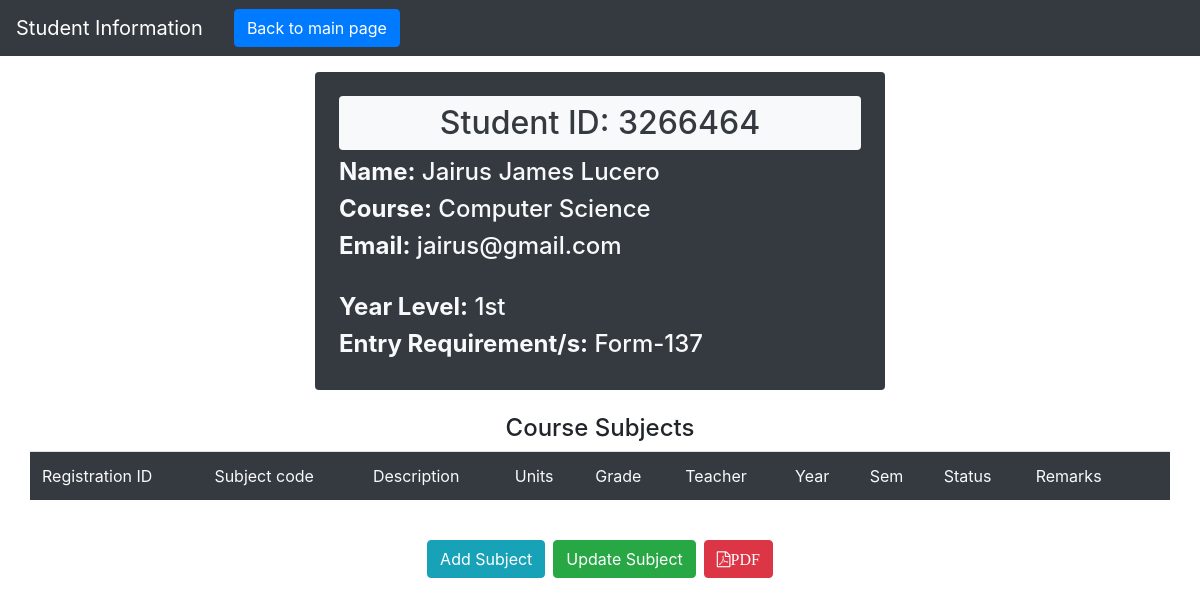
The app's page /pages/details_page.php?details=3266464 (signed in) with its own data.
### tables this page shows
CREATE TABLE `students` (
  `student_id` int(11) NOT NULL,
  `first_name` text NOT NULL,
  `last_name` text NOT NULL,
  `course` text NOT NULL,
  `email` varchar(200) NOT NULL,
  `year_level` varchar(200) NOT NULL,
  `status` text NOT NULL,
  `requirement` text NOT NULL,
  `entry` varchar(200) NOT NULL
);

### functions/details.php (called while the page is built)
<?php
 include 'dbconnect.php';
if(isset($_GET['details'])){
   $id=$_GET['details'];
   $query="SELECT * FROM students WHERE student_id=?";
   $stmt=$connect->prepare($query);
   $stmt->bind_param("i", $id);
   $stmt->execute();
   $result=$stmt->get_result();
   $row=$result->fetch_assoc();
   $id=$row['student_id'];
   $fname=$row['first_name'];
   $lname=$row['last_name'];
   $course=$row['course'];
   $email=$row['email'];
   $year=$row['year_level'];
   $entry=$row['entry'];
}
?>

### pages/details_page.php (the view, shortened to what this page needs)
<?php
   include '../functions/details.php';
   include '../Includes/details_head.php';
   include '../functions/editsub.php';
 ?>
 <nav class="navbar navbar-expand-lg bg-dark navbar-dark">
  <a class="navbar-brand" href="#">Student Information</a>
  <div class="container-fluid collapse navbar-collapse" id="collapsibleNavbar">
    <ul class="navbar-nav">
      <li class="nav-item text-light">
        <a class="btn btn-primary" href="admin_page.php">Back to main page</a>
      </li>
    </ul>
  </div>
</nav>
<div class="container">
	<div class="row justify-content-center">
		<div class="col-md-6 mt-3 bg-dark p-4 rounded">
			<h2 class="bg-light p-2 rounded text-center text-dark">Student ID: <?=$id?></h2>
			<h4 class="text-light"><b>Name:</b> <?=$fname?> <?=$lname?></h4>
			<h4 class="text-light"><b>Course:</b> <?=$course?></h4>
			<h4 class="text-light"><b>Email:</b> <?=$email?></h4>
      <br>
      <h4 class="text-light"><b>Year Level:</b> <?=$year?></h4>
      <h4 class="text-light"><b>Entry Requirement/s:</b> <?=$entry?></h4>
		</div>
	</div>
  <br>
    <h4 class="text-center">Course Subjects</h4>
  <div class="row justify-content-center">
    <table class="table table-hover">
    <thead class="bg-dark text-light">
      <tr>
        <td>Registration ID</td>
        <td>Subject code</td>
        <td>Description</td>
        <td>Units</td>
        <td>Grade</td>
        <td>Teacher</td>
        <td>Year</td>
        <td>Sem</td>
        <td>Status</td>
        <td>Remarks</td>
        <td></td>
      </tr>
    </thead>
    </table>
  </div>
  <br>
    <div class="row justify-content-center mb-3">
    <button class="btn btn-info btn-border-5" data-toggle="modal" data-target="#myModal">Add Subject</button>
    <button class="btn btn-success btn-border-5 ml-2" id="update-btn" data-toggle="modal" data-target="#myModalUpdate">Update Subject</button>
    <a href="../functions/printpdf.php?print=<?=$id;?>" target="_blank" class="btn btn-danger btn-border-5 ml-2"><i class="fa fa-file-pdf-o">PDF</i></a>
    </div>
</div>
<?php
include '../Includes/details_footer.php';
 ?>

### records on screen
students: student_id "3266464", first_name "Jairus James", last_name "Lucero", course "Computer Science", email "jairus@gmail.com", year_level "1st", entry "Form-137"
